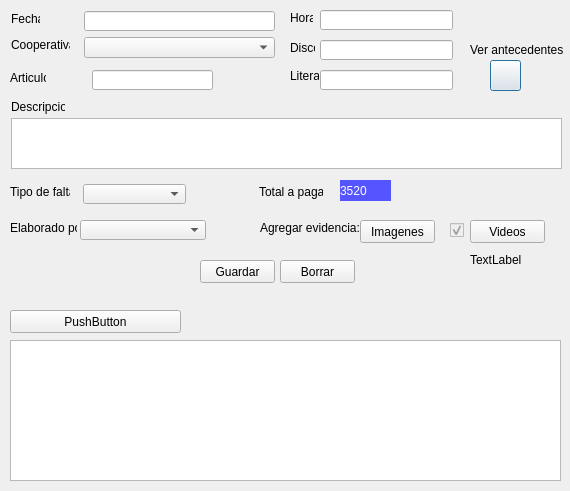
<?xml version="1.0" encoding="UTF-8"?>
<ui version="4.0">
 <class>Dialog</class>
 <widget class="QDialog" name="Dialog">
  <property name="geometry">
   <rect>
    <x>0</x>
    <y>0</y>
    <width>570</width>
    <height>491</height>
   </rect>
  </property>
  <property name="windowTitle">
   <string>Emitir Sanciones</string>
  </property>
  <property name="windowIcon">
   <iconset>
    <normaloff>:/icons/lib/img/favicon.ico</normaloff>:/icons/lib/img/favicon.ico</iconset>
  </property>
  <widget class="QLabel" name="label_8">
   <property name="geometry">
    <rect>
     <x>259</x>
     <y>184</y>
     <width>64</width>
     <height>16</height>
    </rect>
   </property>
   <property name="text">
    <string>Total a pagar</string>
   </property>
  </widget>
  <widget class="QLabel" name="label_5">
   <property name="geometry">
    <rect>
     <x>290</x>
     <y>66</y>
     <width>29</width>
     <height>20</height>
    </rect>
   </property>
   <property name="text">
    <string>Literal</string>
   </property>
  </widget>
  <widget class="QLabel" name="label_7">
   <property name="geometry">
    <rect>
     <x>10</x>
     <y>184</y>
     <width>60</width>
     <height>16</height>
    </rect>
   </property>
   <property name="text">
    <string>Tipo de falta</string>
   </property>
  </widget>
  <widget class="QPlainTextEdit" name="plainTextEdit">
   <property name="geometry">
    <rect>
     <x>11</x>
     <y>118</y>
     <width>551</width>
     <height>51</height>
    </rect>
   </property>
  </widget>
  <widget class="QLineEdit" name="lineEdit_3">
   <property name="geometry">
    <rect>
     <x>320</x>
     <y>40</y>
     <width>133</width>
     <height>20</height>
    </rect>
   </property>
  </widget>
  <widget class="QLineEdit" name="lineEdit_5">
   <property name="geometry">
    <rect>
     <x>320</x>
     <y>70</y>
     <width>133</width>
     <height>20</height>
    </rect>
   </property>
  </widget>
  <widget class="QLineEdit" name="lineEdit">
   <property name="geometry">
    <rect>
     <x>84</x>
     <y>11</y>
     <width>191</width>
     <height>20</height>
    </rect>
   </property>
  </widget>
  <widget class="QLabel" name="label_4">
   <property name="geometry">
    <rect>
     <x>10</x>
     <y>70</y>
     <width>36</width>
     <height>16</height>
    </rect>
   </property>
   <property name="text">
    <string>Articulo</string>
   </property>
  </widget>
  <widget class="QComboBox" name="comboBox">
   <property name="geometry">
    <rect>
     <x>83</x>
     <y>184</y>
     <width>103</width>
     <height>20</height>
    </rect>
   </property>
   <item>
    <property name="text">
     <string/>
    </property>
   </item>
   <item>
    <property name="text">
     <string>Leve 5% SBU</string>
    </property>
   </item>
   <item>
    <property name="text">
     <string>Leve 10% SBU</string>
    </property>
   </item>
   <item>
    <property name="text">
     <string>Grave 20% SBU</string>
    </property>
   </item>
  </widget>
  <widget class="QLineEdit" name="lineEdit_4">
   <property name="geometry">
    <rect>
     <x>92</x>
     <y>70</y>
     <width>121</width>
     <height>20</height>
    </rect>
   </property>
  </widget>
  <widget class="QLineEdit" name="lineEdit_2">
   <property name="geometry">
    <rect>
     <x>320</x>
     <y>10</y>
     <width>133</width>
     <height>20</height>
    </rect>
   </property>
  </widget>
  <widget class="QLabel" name="label_6">
   <property name="geometry">
    <rect>
     <x>11</x>
     <y>99</y>
     <width>54</width>
     <height>16</height>
    </rect>
   </property>
   <property name="text">
    <string>Descripcion</string>
   </property>
  </widget>
  <widget class="QComboBox" name="comboBox_3">
   <property name="geometry">
    <rect>
     <x>84</x>
     <y>37</y>
     <width>191</width>
     <height>21</height>
    </rect>
   </property>
   <item>
    <property name="text">
     <string/>
    </property>
   </item>
   <item>
    <property name="text">
     <string>7 de Noviembre</string>
    </property>
   </item>
   <item>
    <property name="text">
     <string>24 de Septiembre</string>
    </property>
   </item>
   <item>
    <property name="text">
     <string>Carlos Alberto Aray</string>
    </property>
   </item>
   <item>
    <property name="text">
     <string>Coactur</string>
    </property>
   </item>
   <item>
    <property name="text">
     <string>Costa Azul</string>
    </property>
   </item>
   <item>
    <property name="text">
     <string>FIFA</string>
    </property>
   </item>
   <item>
    <property name="text">
     <string>Jipijapa</string>
    </property>
   </item>
   <item>
    <property name="text">
     <string>Liberpesa</string>
    </property>
   </item>
   <item>
    <property name="text">
     <string>Libertad Peninsular CLP</string>
    </property>
   </item>
   <item>
    <property name="text">
     <string>Mi Piedacita</string>
    </property>
   </item>
   <item>
    <property name="text">
     <string>Pedro Carbo</string>
    </property>
   </item>
   <item>
    <property name="text">
     <string>Posorja CTP</string>
    </property>
   </item>
   <item>
    <property name="text">
     <string>Poza Honda</string>
    </property>
   </item>
   <item>
    <property name="text">
     <string>Reina del Camino</string>
    </property>
   </item>
   <item>
    <property name="text">
     <string>Rutas Balzareñas</string>
    </property>
   </item>
   <item>
    <property name="text">
     <string>Rutas Empalmeñas</string>
    </property>
   </item>
   <item>
    <property name="text">
     <string>Rutas Portovejenses</string>
    </property>
   </item>
   <item>
    <property name="text">
     <string>Rutas Vinceñas</string>
    </property>
   </item>
   <item>
    <property name="text">
     <string>Santa Lucia</string>
    </property>
   </item>
   <item>
    <property name="text">
     <string>Señor de los Milagros</string>
    </property>
   </item>
   <item>
    <property name="text">
     <string>TIA</string>
    </property>
   </item>
   <item>
    <property name="text">
     <string>Villamil</string>
    </property>
   </item>
  </widget>
  <widget class="QLabel" name="label_10">
   <property name="geometry">
    <rect>
     <x>11</x>
     <y>11</y>
     <width>29</width>
     <height>16</height>
    </rect>
   </property>
   <property name="text">
    <string>Fecha</string>
   </property>
  </widget>
  <widget class="QLabel" name="label_2">
   <property name="geometry">
    <rect>
     <x>11</x>
     <y>37</y>
     <width>59</width>
     <height>16</height>
    </rect>
   </property>
   <property name="text">
    <string>Cooperativa</string>
   </property>
  </widget>
  <widget class="QComboBox" name="comboBox_2">
   <property name="geometry">
    <rect>
     <x>80</x>
     <y>220</y>
     <width>126</width>
     <height>20</height>
    </rect>
   </property>
   <item>
    <property name="text">
     <string/>
    </property>
   </item>
   <item>
    <property name="text">
     <string>Cercado Washington</string>
    </property>
   </item>
   <item>
    <property name="text">
     <string>Tigua Alex</string>
    </property>
   </item>
   <item>
    <property name="text">
     <string>Velez Jose</string>
    </property>
   </item>
  </widget>
  <widget class="QLabel" name="label">
   <property name="geometry">
    <rect>
     <x>290</x>
     <y>10</y>
     <width>23</width>
     <height>16</height>
    </rect>
   </property>
   <property name="text">
    <string>Hora</string>
   </property>
  </widget>
  <widget class="QLabel" name="label_9">
   <property name="geometry">
    <rect>
     <x>10</x>
     <y>220</y>
     <width>67</width>
     <height>16</height>
    </rect>
   </property>
   <property name="text">
    <string>Elaborado por</string>
   </property>
  </widget>
  <widget class="QLabel" name="label_3">
   <property name="geometry">
    <rect>
     <x>290</x>
     <y>40</y>
     <width>25</width>
     <height>16</height>
    </rect>
   </property>
   <property name="text">
    <string>Disco</string>
   </property>
  </widget>
  <widget class="QLabel" name="label_11">
   <property name="geometry">
    <rect>
     <x>340</x>
     <y>180</y>
     <width>51</width>
     <height>21</height>
    </rect>
   </property>
   <property name="styleSheet">
    <string notr="true">background-color:rgb(85, 85, 255);
font: 11pt &quot;MS Shell Dlg 2&quot;;
color: rgb(255, 255, 255);</string>
   </property>
   <property name="text">
    <string>3520</string>
   </property>
  </widget>
  <widget class="QPushButton" name="pushButton">
   <property name="geometry">
    <rect>
     <x>490</x>
     <y>60</y>
     <width>31</width>
     <height>31</height>
    </rect>
   </property>
   <property name="text">
    <string/>
   </property>
   <property name="icon">
    <iconset>
     <normaloff>:/icons/lib/img/lupa.png</normaloff>:/icons/lib/img/lupa.png</iconset>
   </property>
   <property name="iconSize">
    <size>
     <width>200</width>
     <height>200</height>
    </size>
   </property>
  </widget>
  <widget class="QLabel" name="label_12">
   <property name="geometry">
    <rect>
     <x>470</x>
     <y>40</y>
     <width>101</width>
     <height>20</height>
    </rect>
   </property>
   <property name="text">
    <string>Ver antecedentes</string>
   </property>
  </widget>
  <widget class="QListWidget" name="listWidget">
   <property name="geometry">
    <rect>
     <x>10</x>
     <y>340</y>
     <width>551</width>
     <height>141</height>
    </rect>
   </property>
  </widget>
  <widget class="QPushButton" name="pushButton_2">
   <property name="geometry">
    <rect>
     <x>10</x>
     <y>310</y>
     <width>171</width>
     <height>23</height>
    </rect>
   </property>
   <property name="text">
    <string>PushButton</string>
   </property>
  </widget>
  <widget class="QPushButton" name="pushButton_3">
   <property name="geometry">
    <rect>
     <x>200</x>
     <y>260</y>
     <width>75</width>
     <height>23</height>
    </rect>
   </property>
   <property name="text">
    <string>Guardar</string>
   </property>
  </widget>
  <widget class="QPushButton" name="pushButton_4">
   <property name="geometry">
    <rect>
     <x>280</x>
     <y>260</y>
     <width>75</width>
     <height>23</height>
    </rect>
   </property>
   <property name="text">
    <string>Borrar</string>
   </property>
  </widget>
  <widget class="QLabel" name="label_13">
   <property name="geometry">
    <rect>
     <x>260</x>
     <y>220</y>
     <width>101</width>
     <height>16</height>
    </rect>
   </property>
   <property name="text">
    <string>Agregar evidencia: </string>
   </property>
  </widget>
  <widget class="QPushButton" name="pushButton_5">
   <property name="geometry">
    <rect>
     <x>360</x>
     <y>220</y>
     <width>75</width>
     <height>23</height>
    </rect>
   </property>
   <property name="focusPolicy">
    <enum>Qt::NoFocus</enum>
   </property>
   <property name="text">
    <string>Imagenes</string>
   </property>
  </widget>
  <widget class="QCheckBox" name="checkBox">
   <property name="enabled">
    <bool>false</bool>
   </property>
   <property name="geometry">
    <rect>
     <x>450</x>
     <y>220</y>
     <width>70</width>
     <height>21</height>
    </rect>
   </property>
   <property name="text">
    <string/>
   </property>
   <property name="checked">
    <bool>true</bool>
   </property>
   <property name="tristate">
    <bool>false</bool>
   </property>
  </widget>
  <widget class="QPushButton" name="video">
   <property name="geometry">
    <rect>
     <x>470</x>
     <y>220</y>
     <width>75</width>
     <height>23</height>
    </rect>
   </property>
   <property name="text">
    <string>Videos</string>
   </property>
   <property name="autoDefault">
    <bool>false</bool>
   </property>
  </widget>
  <widget class="QLabel" name="label_14">
   <property name="geometry">
    <rect>
     <x>470</x>
     <y>250</y>
     <width>101</width>
     <height>20</height>
    </rect>
   </property>
   <property name="text">
    <string>TextLabel</string>
   </property>
  </widget>
 </widget>
 <resources>
  <include location="../bin/src/recursos.qrc"/>
 </resources>
 <connections>
  <connection>
   <sender>pushButton_4</sender>
   <signal>clicked()</signal>
   <receiver>lineEdit</receiver>
   <slot>clear()</slot>
   <hints>
    <hint type="sourcelabel">
     <x>317</x>
     <y>271</y>
    </hint>
    <hint type="destinationlabel">
     <x>179</x>
     <y>20</y>
    </hint>
   </hints>
  </connection>
 </connections>
</ui>
